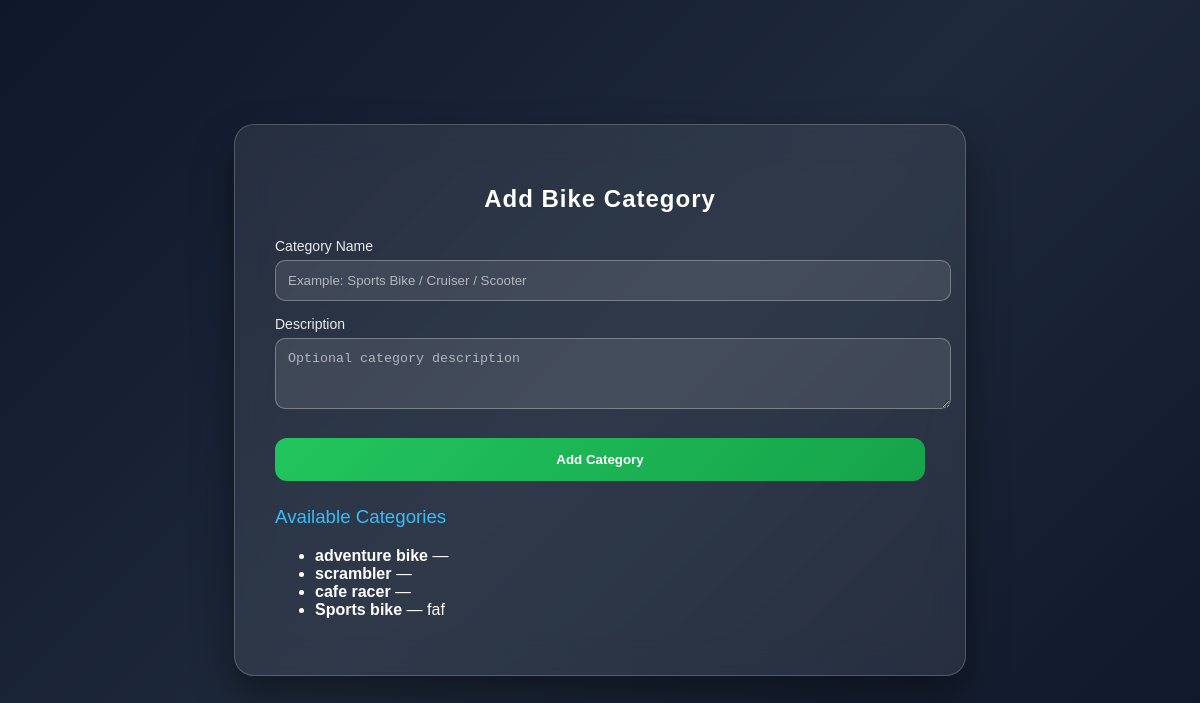
Screenshot of /add-category/ (signed in) with the database file from the repository.
### bike/models.py (models this page shows, shortened)
class Category(models.Model):
    name = models.CharField(
        max_length=100,
        unique=True
    )
    description = models.TextField(
        blank=True,
        null=True
    )
    created_at = models.DateTimeField(
        auto_now_add=True
    )

### bike/views.py (the view, shortened to what this page needs)
# urls.py: path("add-category/",views.add_category,name="add_category"),
@login_required
def add_category(request):
    categories = Category.objects.all().order_by("-created_at")
    return render(
        request,
        "add_category.html",
        {"categories": categories}
    )

### bike/templates/add_category.html (shortened to what this page needs)
{% load static %}
<!DOCTYPE html>
<html>
<head>
    <link rel="stylesheet" href="{% static 'css/style.css' %}">
</head>
<body>
<div class="container">
    <h2>Add Bike Category</h2>
    <form method="POST">
        <label>Category Name</label>
        <input type="text"
               name="name"
               placeholder="Example: Sports Bike / Cruiser / Scooter"
               required>
        <label>Description</label>
        <textarea
                name="description"
                placeholder="Optional category description"
                rows="3"></textarea>
        <div class="buttons">
            <button type="submit" class="save">
                Add Category
            </button>
        </div>
    </form>
    <h3>Available Categories</h3>
    <ul>
        {% for cat in categories %}
            <li>
                <strong>{{ cat.name }}</strong>
                {% if cat.description %}
                    — {{ cat.description }}
                {% endif %}
            </li>
        {% empty %}
            <li>No Categories Added Yet</li>
        {% endfor %}
    </ul>
</div>
</body>
</html>

### bike/static/css/style.css (style rules this page uses)
body { font-family: 'Poppins', sans-serif; margin: 0; min-height: 100vh; display: flex; align-items: center; justify-content: center; background: linear-gradient(135deg, #0f172a, #1e293b, #0f172a); }
.container { width: 650px; max-width: 95%; padding: 40px; background: rgba(255, 255, 255, 0.08); backdrop-filter: blur(18px); -webkit-backdrop-filter: blur(18px); border-radius: 20px; border: 1px solid rgba(255, 255, 255, 0.2); box-shadow: 0 20px 40px rgba(0, 0, 0, 0.4); color: white; animation: fadeIn 0.8s ease-in-out; }
h2 { text-align: center; margin-bottom: 25px; font-weight: 600; letter-spacing: 1px; }
h3 { margin-top: 25px; color: #38bdf8; font-weight: 500; }
label { display: block; margin-top: 15px; font-weight: 500; font-size: 14px; opacity: 0.9; }
input, select, textarea { width: 100%; padding: 12px; margin-top: 6px; border-radius: 10px; border: 1px solid rgba(255,255,255,0.3); background: rgba(255,255,255,0.1); color: white; transition: all 0.3s ease; }
input::placeholder, textarea::placeholder { color: rgba(255,255,255,0.6); }
.buttons { margin-top: 25px; display: flex; gap: 15px; }
.save { background: linear-gradient(135deg, #22c55e, #16a34a); color: white; border: none; padding: 14px; flex: 1; border-radius: 12px; cursor: pointer; font-weight: 600; transition: all 0.3s ease; }

### rows the page displays
Category: name "adventure bike"
Category: name "scrambler"
Category: name "cafe racer"
Category: name "Sports bike", description "faf"
